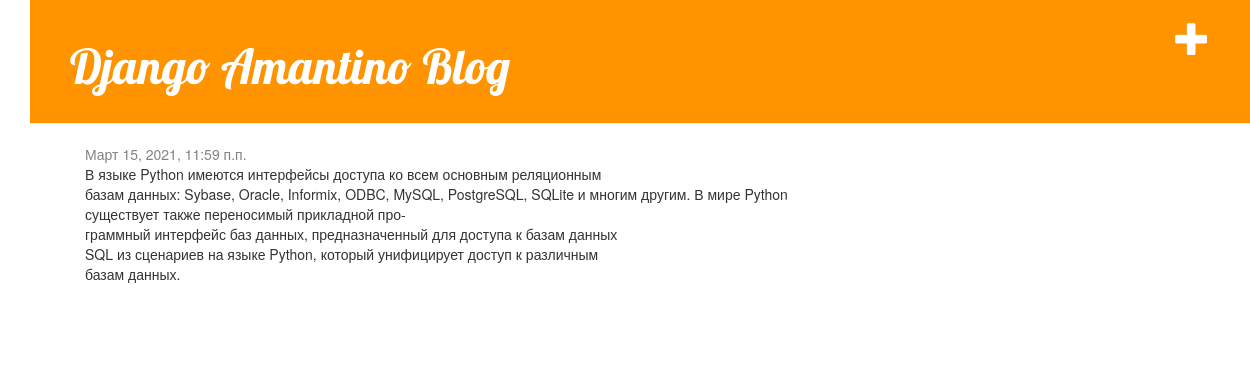
The app's page /post/2/ with its own data.
### blog/models.py (models this page shows, shortened)
class Post(models.Model):
    author = models.ForeignKey(settings.AUTH_USER_MODEL, on_delete=models.CASCADE)
    title = models.CharField(max_length=200)
    text = models.TextField()
    created_date = models.DateTimeField(default=timezone.now)
    published_date = models.DateTimeField(blank=True, null=True)

### blog/views.py (the view)
# urls.py: path('post/<int:pk>/', views.post_detail, name='post_detail'),
def post_detail(request, pk):
    post = get_object_or_404(Post, pk=pk)
    return render(request, 'blog/post_detail.html', {'post': post})

### blog/templates/blog/post_detail.html (shortened to what this page needs)
{% extends 'blog/base.html' %}
{% block content %}
    <div class="post">
            <div class="date">
                {{ post.published_date }}
            </div>
        <p>{{ post.text|linebreaksbr }}</p>
    </div>
{% endblock %}

### blog/static/css/blog.css (style rules this page uses)
body { padding-left: 30px; }
.date { color: #828282; }
.post { margin-bottom: 70px; }

### records on screen
Post: published_date "Март 15, 2021, 11:59 п.п.", text "В языке Python имеются интерфейсы доступа ко всем основным реляционным базам данных: Sybase, Oracle, Informix, ODBC, MySQL, PostgreSQL, SQLite и многим другим. В мире Python существует также переносимый прикладной про- граммный интерфейс баз данных, предназначенный для доступа к базам данных SQL из сценариев на языке Python, который унифицирует доступ к различным базам данных."
